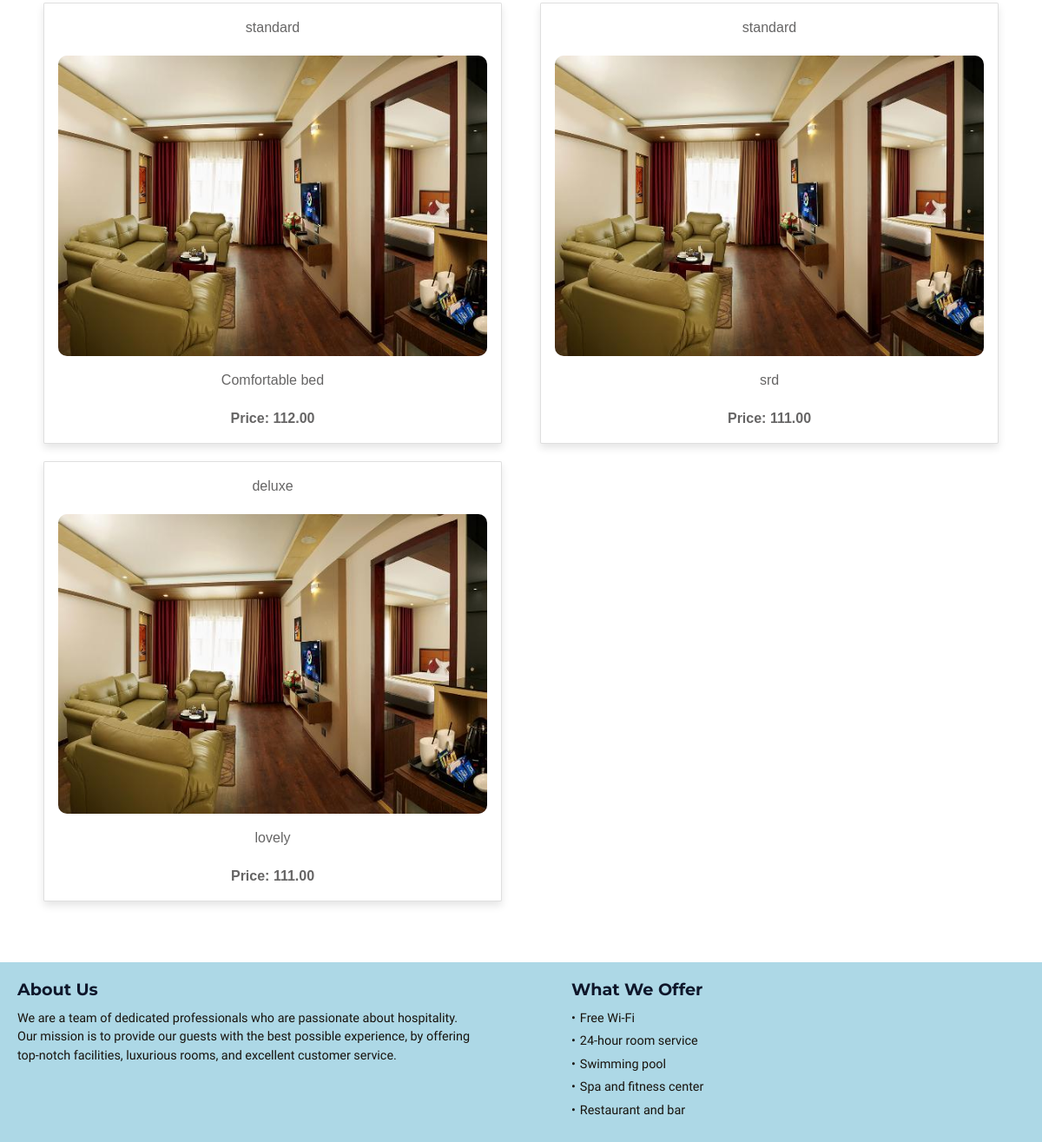
The app's page / (lower part), older data.
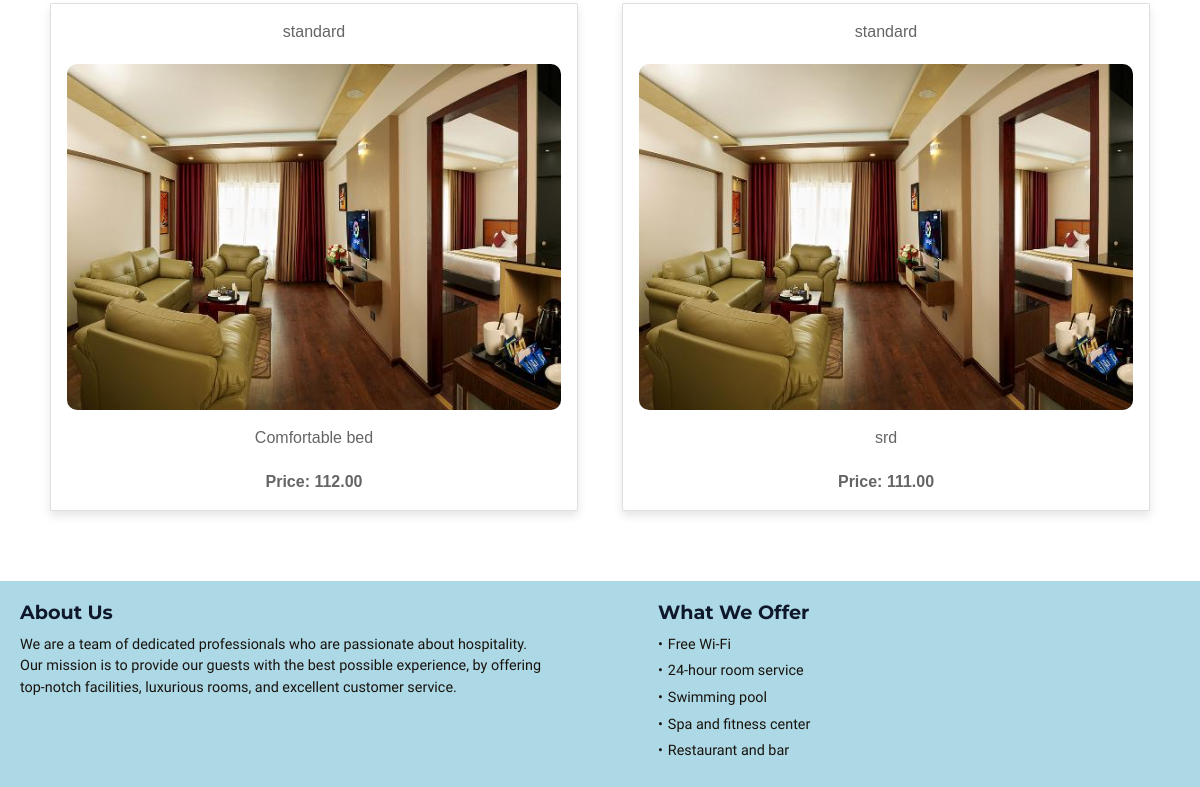
The same page, newer data.
### bookings/models.py (models this page shows, shortened)
class Room(models.Model):
    ROOM_TYPE_CHOICES = (
        ('standard', 'Standard'),
        ('deluxe', 'Deluxe'),
        ('suite', 'Suite'),
    )
    user = models.ForeignKey(settings.AUTH_USER_MODEL, on_delete=models.CASCADE)
    admin_user= models.ForeignKey(settings.AUTH_USER_MODEL, on_delete=models.CASCADE, related_name='room_admin', default=3)
    name = models.CharField(max_length=100)
    room_type = models.CharField(max_length=10, choices=ROOM_TYPE_CHOICES, default='standard')
    room_number = models.PositiveIntegerField(unique=True)
    description = models.TextField(blank=True)
    price = models.DecimalField(max_digits=8, decimal_places=2)
    image = models.ImageField(upload_to='rooms', blank=True)
    available = models.BooleanField(default=True)
    created_at = models.DateTimeField(auto_now_add=True)
    updated_at = models.DateTimeField(auto_now=True)

### bookings/views.py (the view)
# urls.py: 2. Add a URL to urlpatterns:  path('', views.home, name='home')
def home(request):
    rooms = Room.objects.all()
    context = {'rooms': rooms}
    return render(request, 'base.html', context)

### bookings/templates/base.html (shortened to what this page needs)
{% load static %}
<!DOCTYPE html>
<html>
<head>
    <link href="https://cdnjs.cloudflare.com/ajax/libs/font-awesome/5.10.0/css/all.min.css" rel="stylesheet">
    <link href="https://cdn.jsdelivr.net/npm/bootstrap-icons@1.4.1/font/bootstrap-icons.css" rel="stylesheet">
    <link href="{% static 'lib/animate/animate.min.css' %}" rel="stylesheet">
    <link href="{% static 'lib/owlcarousel/assets/owl.carousel.min.css' %}" rel="stylesheet">
    <link href="{% static 'lib/tempusdominus/css/tempusdominus-bootstrap-4.min.css' %}" rel="stylesheet" />
    <link href="{% static 'css/bootstrap.min.css' %}" rel="stylesheet">
    <link href="{% static 'css/style.css' %}" rel="stylesheet">
</head>
  <body>
    <section>
      <div class="card-deck">
        {% for room in rooms %}
          <div class="card">
            <div class="card-body">
              <p class="card-text">{{ room.room_type }}</p>
              <p><img src="{{ room.image.url }}" alt="{{ room.name }}"></p>
              <p class="card-text">{{ room.description }}</p>
              <p class="card-text"><strong>Price: {{ room.price }}</strong></p>
            </div>
          </div>
        {% endfor %}
      </div>
    </section>
    <footer>
      <div class="about-us">
        <h3>About Us</h3>
        <p>We are a team of dedicated professionals who are passionate about hospitality. Our mission is to provide our guests with the best possible experience, by offering top-notch facilities, luxurious rooms, and excellent customer service.</p>
      </div>
      <div class="what-we-offer">
        <h3>What We Offer</h3>
        <ul>
          <li>Free Wi-Fi</li>
          <li>24-hour room service</li>
          <li>Swimming pool</li>
          <li>Spa and fitness center</li>
          <li>Restaurant and bar</li>
        </ul>
      </div>
    </footer>
  </body>
  </html>

Row changes from the older to the newer data that the page shows:
removed Room: room_type "deluxe", image (picture), description "lovely", price "111.00"
